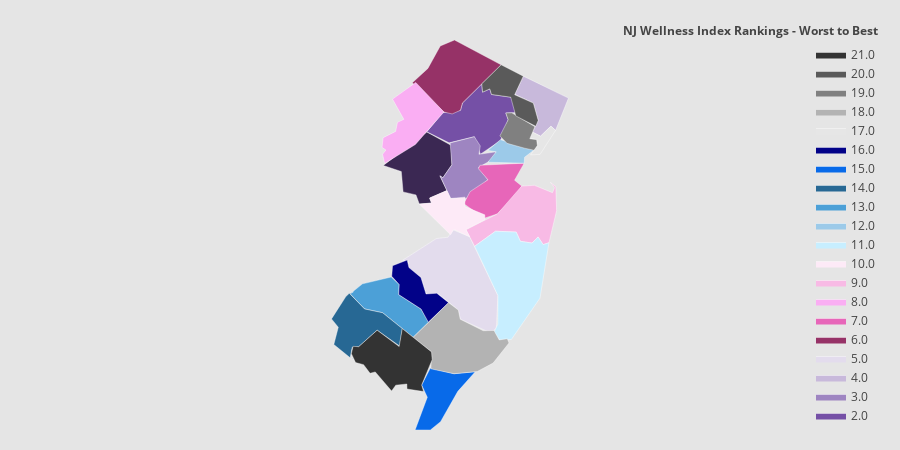

Notebook code for this chart:
### Code cell
df_sample_r = ranking_data[ranking_data['State'] == 'New Jersey']

values = df_sample_r['County Rank'].tolist()
fips = df_sample_r['FIPS'].tolist()
endpts = list(np.mgrid[min(values):max(values)])

colorscale = ["#3B2853","#7550A6","#9E85C1","#C8B9DB","#E3DCED",
              "#963267","#E766B9","#FAAEF3","#F8BAE5","#FDEAF7",
              "#C7EEFF","#9CCAE9","#4CA0D7","#276894","#086AE9",
              "#020288","#E6E6E6","#B3B3B3","#808080","#5A5A5A",
              "#333333","#333333","#333333"]


fig = ff.create_choropleth(
    fips=fips, values=values, scope=['County Rank'], show_state_data=True,
    colorscale=colorscale, round_legend_values=True,
    plot_bgcolor='rgb(229,229,229)',
    paper_bgcolor='rgb(229,229,229)',
    legend_title='NJ Wellness Index Rankings - Worst to Best',
    county_outline={'color': 'rgb(255,255,255)', 'width': 0.4},
    exponent_format=False,
)
fig.layout.template = None
fig.show()

### Figure 1 — Plotly figure (JSON) as saved in the notebook; plotly's stock layout.template omitted (floating-point values rounded to 4 significant figures)
{"data": [{"fill": "toself", "fillcolor": "#3B2853", "hoverinfo": "none", "line": {"color": "rgb(255,255,255)", "width": 0.4}, "mode": "lines", "name": "1.0", "type": "scatter", "x": [-75.2, -74.89, -74.72, -74.71, -74.78, -74.8, -74.75, -74.87, -74.86, -74.94, -74.97, -75.06, -75.07, -75.2, null], "y": [40.58, 40.79, 40.7, 40.58, 40.5, 40.52, 40.42, 40.38, 40.35, 40.34, 40.4, 40.42, 40.54, 40.58, null]}, {"fill": "toself", "fillcolor": "#7550A6", "hoverinfo": "none", "line": {"color": "rgb(255,255,255)", "width": 0.4}, "mode": "lines", "name": "2.0", "type": "scatter", "x": [-74.89, -74.78, -74.65, -74.64, -74.5, -74.5, -74.45, -74.44, -74.3, -74.28, -74.27, -74.33, -74.32, -74.37, -74.51, -74.56, -74.73, -74.89, null], "y": [40.79, 40.91, 40.92, 40.97, 41.09, 41.03, 41.05, 41.02, 41.0, 40.97, 40.91, 40.91, 40.86, 40.73, 40.65, 40.76, 40.72, 40.79, null]}, {"fill": "toself", "fillcolor": "#9E85C1", "hoverinfo": "none", "line": {"color": "rgb(255,255,255)", "width": 0.4}, "mode": "lines", "name": "3.0", "type": "scatter", "x": [-74.8, -74.78, -74.71, -74.73, -74.56, -74.51, -74.52, -74.4, -74.43, -74.53, -74.46, -74.61, -74.72, -74.8, null], "y": [40.52, 40.5, 40.58, 40.72, 40.76, 40.7, 40.65, 40.66, 40.62, 40.57, 40.49, 40.38, 40.38, 40.52, null]}, {"fill": "toself", "fillcolor": "#C8B9DB", "hoverinfo": "none", "line": {"color": "rgb(255,255,255)", "width": 0.4}, "mode": "lines", "name": "4.0", "type": "scatter", "x": [-74.27, -74.21, -73.89, -73.98, -74.02, -74.09, -74.15, -74.11, -74.14, -74.27, null], "y": [41.02, 41.13, 41.0, 40.8, 40.82, 40.76, 40.79, 40.86, 40.97, 41.02, null]}, {"fill": "toself", "fillcolor": "#E3DCED", "hoverinfo": "none", "line": {"color": "rgb(255,255,255)", "width": 0.4}, "mode": "lines", "name": "5.0", "type": "scatter", "x": [-75.06, -74.82, -74.74, -74.71, -74.59, -74.39, -74.4, -74.44, -74.65, -74.67, -74.81, -74.89, -74.93, -75.02, -75.02, -75.06, null], "y": [39.99, 40.13, 40.14, 40.18, 40.14, 39.77, 39.57, 39.54, 39.63, 39.68, 39.78, 39.78, 39.89, 39.95, 39.99, 39.99, null]}, {"fill": "toself", "fillcolor": "#963267", "hoverinfo": "none", "line": {"color": "rgb(255,255,255)", "width": 0.4}, "mode": "lines", "name": "6.0", "type": "scatter", "x": [-74.99, -74.88, -74.8, -74.69, -74.37, -74.64, -74.65, -74.71, -74.77, -74.99, null], "y": [41.09, 41.18, 41.32, 41.36, 41.2, 40.97, 40.92, 40.9, 40.91, 41.09, null]}, {"fill": "toself", "fillcolor": "#E766B9", "hoverinfo": "none", "line": {"color": "rgb(255,255,255)", "width": 0.4}, "mode": "lines", "name": "7.0", "type": "scatter", "x": [-74.63, -74.59, -74.46, -74.53, -74.52, -74.21, -74.27, -74.22, -74.25, -74.39, -74.48, -74.63, null], "y": [40.34, 40.42, 40.49, 40.56, 40.58, 40.59, 40.49, 40.45, 40.41, 40.28, 40.25, 40.34, null]}, {"fill": "toself", "fillcolor": "#FAAEF3", "hoverinfo": "none", "line": {"color": "rgb(255,255,255)", "width": 0.4}, "mode": "lines", "name": "8.0", "type": "scatter", "x": [-75.2, -75.2, -75.11, -75.1, -75.05, -75.13, -74.97, -74.77, -74.97, -75.19, -75.2, -75.18, -75.2, null], "y": [40.69, 40.75, 40.79, 40.85, 40.87, 40.99, 41.09, 40.91, 40.71, 40.59, 40.65, 40.68, 40.69, null]}, {"fill": "toself", "fillcolor": "#F8BAE5", "hoverinfo": "none", "line": {"color": "rgb(255,255,255)", "width": 0.4}, "mode": "lines", "name": "9.0", "type": "scatter", "x": [-74.61, -74.39, -74.22, -74.13, -74.01, -73.99, -74.02, -73.98, -73.98, -74.03, -74.07, -74.11, -74.15, -74.23, -74.26, -74.41, -74.55, -74.61, null], "y": [40.18, 40.28, 40.45, 40.46, 40.41, 40.44, 40.48, 40.45, 40.3, 40.1, 40.09, 40.14, 40.1, 40.11, 40.17, 40.17, 40.08, 40.18, null]}, {"fill": "toself", "fillcolor": "#FDEAF7", "hoverinfo": "none", "line": {"color": "rgb(255,255,255)", "width": 0.4}, "mode": "lines", "name": "10.0", "type": "scatter", "x": [-74.94, -74.86, -74.87, -74.75, -74.72, -74.62, -74.62, -74.48, -74.48, -74.61, -74.59, -74.7, -74.72, -74.94, null], "y": [40.34, 40.35, 40.38, 40.42, 40.38, 40.38, 40.32, 40.27, 40.24, 40.18, 40.14, 40.18, 40.15, 40.34, null]}, {"fill": "toself", "fillcolor": "#C7EEFF", "hoverinfo": "none", "line": {"color": "rgb(255,255,255)", "width": 0.4}, "mode": "lines", "name": "11.0", "type": "scatter", "x": [-74.55, -74.41, -74.26, -74.23, -74.15, -74.11, -74.07, -74.03, -74.09, -74.29, -74.38, -74.42, -74.39, -74.39, -74.55, null], "y": [40.08, 40.17, 40.17, 40.11, 40.1, 40.14, 40.09, 40.1, 39.76, 39.5, 39.5, 39.55, 39.6, 39.77, 40.08, null]}, {"fill": "toself", "fillcolor": "#9CCAE9", "hoverinfo": "none", "line": {"color": "rgb(255,255,255)", "width": 0.4}, "mode": "lines", "name": "12.0", "type": "scatter", "x": [-74.46, -74.4, -74.46, -74.37, -74.14, -74.2, -74.21, -74.46, null], "y": [40.6, 40.66, 40.67, 40.74, 40.68, 40.63, 40.59, 40.6, null]}, {"fill": "toself", "fillcolor": "#4CA0D7", "hoverinfo": "none", "line": {"color": "rgb(255,255,255)", "width": 0.4}, "mode": "lines", "name": "13.0", "type": "scatter", "x": [-75.43, -75.34, -75.14, -75.08, -75.09, -74.93, -74.88, -74.99, -75.2, -75.33, -75.43, null], "y": [39.78, 39.85, 39.89, 39.84, 39.78, 39.69, 39.61, 39.51, 39.67, 39.69, 39.78, null]}, {"fill": "toself", "fillcolor": "#276894", "hoverinfo": "none", "line": {"color": "rgb(255,255,255)", "width": 0.4}, "mode": "lines", "name": "14.0", "type": "scatter", "x": [-75.41, -75.41, -75.41, -75.41, -75.41, null, -75.56, -75.46, -75.44, -75.41, -75.43, -75.33, -75.2, -75.06, -75.08, -75.24, -75.37, -75.41, -75.43, -75.54, -75.51, -75.56, null], "y": [39.38, 39.39, 39.38, 39.38, 39.38, null, 39.63, 39.77, 39.78, 39.8, 39.78, 39.69, 39.67, 39.57, 39.46, 39.56, 39.46, 39.45, 39.39, 39.47, 39.58, 39.63, null]}, {"fill": "toself", "fillcolor": "#086AE9", "hoverinfo": "none", "line": {"color": "rgb(255,255,255)", "width": 0.4}, "mode": "lines", "name": "15.0", "type": "scatter", "x": [-74.97, -74.89, -74.93, -74.86, -74.7, -74.55, -74.67, -74.79, -74.86, -74.97, null], "y": [38.94, 39.14, 39.22, 39.32, 39.29, 39.3, 39.18, 38.99, 38.94, 38.94, null]}, {"fill": "toself", "fillcolor": "#020288", "hoverinfo": "none", "line": {"color": "rgb(255,255,255)", "width": 0.4}, "mode": "lines", "name": "16.0", "type": "scatter", "x": [-75.14, -75.13, -75.03, -75.02, -74.93, -74.89, -74.82, -74.74, -74.88, -74.93, -75.09, -75.08, -75.14, null], "y": [39.89, 39.96, 39.99, 39.95, 39.89, 39.78, 39.79, 39.73, 39.61, 39.69, 39.78, 39.84, 39.89, null]}, {"fill": "toself", "fillcolor": "#E6E6E6", "hoverinfo": "none", "line": {"color": "rgb(255,255,255)", "width": 0.4}, "mode": "lines", "name": "17.0", "type": "scatter", "x": [-74.17, -74.15, -74.09, -74.02, -73.98, -74.09, -74.16, -74.11, -74.12, -74.17, null], "y": [40.75, 40.79, 40.76, 40.82, 40.8, 40.65, 40.65, 40.7, 40.74, 40.75, null]}, {"fill": "toself", "fillcolor": "#B3B3B3", "hoverinfo": "none", "line": {"color": "rgb(255,255,255)", "width": 0.4}, "mode": "lines", "name": "18.0", "type": "scatter", "x": [-74.99, -74.74, -74.67, -74.65, -74.49, -74.42, -74.38, -74.32, -74.31, -74.42, -74.53, -74.7, -74.86, -74.86, -74.99, null], "y": [39.51, 39.73, 39.68, 39.63, 39.56, 39.56, 39.5, 39.51, 39.48, 39.36, 39.3, 39.29, 39.32, 39.42, 39.51, null]}, {"fill": "toself", "fillcolor": "#808080", "hoverinfo": "none", "line": {"color": "rgb(255,255,255)", "width": 0.4}, "mode": "lines", "name": "19.0", "type": "scatter", "x": [-74.38, -74.32, -74.33, -74.29, -74.13, -74.17, -74.12, -74.11, -74.14, -74.2, -74.33, -74.38, null], "y": [40.76, 40.86, 40.91, 40.91, 40.82, 40.75, 40.74, 40.7, 40.67, 40.69, 40.72, 40.76, null]}, {"fill": "toself", "fillcolor": "#5A5A5A", "hoverinfo": "none", "line": {"color": "rgb(255,255,255)", "width": 0.4}, "mode": "lines", "name": "20.0", "type": "scatter", "x": [-74.5, -74.37, -74.21, -74.27, -74.14, -74.11, -74.12, -74.26, -74.3, -74.44, -74.45, -74.5, -74.5, null], "y": [41.09, 41.2, 41.13, 41.02, 40.97, 40.86, 40.82, 40.89, 41.0, 41.02, 41.05, 41.03, 41.09, null]}, {"fill": "toself", "fillcolor": "#333333", "hoverinfo": "none", "line": {"color": "rgb(255,255,255)", "width": 0.4}, "mode": "lines", "name": "21.0", "type": "scatter", "x": [-75.42, -75.41, -75.37, -75.24, -75.08, -75.06, -74.86, -74.85, -74.93, -74.91, -75.03, -75.03, -75.11, -75.14, -75.25, -75.29, -75.33, -75.39, -75.42, null], "y": [39.41, 39.46, 39.46, 39.56, 39.46, 39.57, 39.42, 39.38, 39.22, 39.18, 39.19, 39.23, 39.22, 39.18, 39.3, 39.29, 39.35, 39.36, 39.41, null]}, {"hoverinfo": "text", "legendgroup": "centroids", "marker": {"color": "white", "opacity": 0}, "mode": "markers", "name": "US Counties", "selected": {"marker": {"color": "white", "opacity": 1, "size": 3}}, "showlegend": false, "text": ["County: Salem<br>State: New Jersey<br>FIPS: 34033<br>Value: 14.0", "County: Salem<br>State: New Jersey<br>FIPS: 34033<br>Value: 14.0", "County: Hunterdon<br>State: New Jersey<br>FIPS: 34019<br>Value: 1.0", "County: Morris<br>State: New Jersey<br>FIPS: 34027<br>Value: 2.0", "County: Somerset<br>State: New Jersey<br>FIPS: 34035<br>Value: 3.0", "County: Bergen<br>State: New Jersey<br>FIPS: 34003<br>Value: 4.0", "County: Burlington<br>State: New Jersey<br>FIPS: 34005<br>Value: 5.0", "County: Sussex<br>State: New Jersey<br>FIPS: 34037<br>Value: 6.0", "County: Middlesex<br>State: New Jersey<br>FIPS: 34023<br>Value: 7.0", "County: Warren<br>State: New Jersey<br>FIPS: 34041<br>Value: 8.0", "County: Monmouth<br>State: New Jersey<br>FIPS: 34025<br>Value: 9.0", "County: Mercer<br>State: New Jersey<br>FIPS: 34021<br>Value: 10.0", "County: Ocean<br>State: New Jersey<br>FIPS: 34029<br>Value: 11.0", "County: Union<br>State: New Jersey<br>FIPS: 34039<br>Value: 12.0", "County: Gloucester<br>State: New Jersey<br>FIPS: 34015<br>Value: 13.0", "County: Cape May<br>State: New Jersey<br>FIPS: 34009<br>Value: 15.0", "County: Camden<br>State: New Jersey<br>FIPS: 34007<br>Value: 16.0", "County: Hudson<br>State: New Jersey<br>FIPS: 34017<br>Value: 17.0", "County: Atlantic<br>State: New Jersey<br>FIPS: 34001<br>Value: 18.0", "County: Essex<br>State: New Jersey<br>FIPS: 34013<br>Value: 19.0", "County: Passaic<br>State: New Jersey<br>FIPS: 34031<br>Value: 20.0", "County: Cumberland<br>State: New Jersey<br>FIPS: 34011<br>Value: 21.0"], "type": "scatter", "unselected": {"marker": {"opacity": 0}}, "x": [[-75.41], [-75.35], -74.91, -74.54, -74.62, -74.07, -74.67, -74.69, -74.41, -75.0, -74.22, -74.7, -74.28, -74.31, -75.14, -74.8, -74.96, -74.08, -74.66, -74.25, -74.3, -75.11], "y": [[39.38], [39.59], 40.57, 40.86, 40.56, 40.96, 39.88, 41.14, 40.44, 40.86, 40.26, 40.28, 39.89, 40.66, 39.72, 39.15, 39.8, 40.73, 39.48, 40.79, 41.03, 39.37]}, {"hoverinfo": "text", "legendgroup": "States", "line": {"color": "rgb(240, 240, 240)", "width": 1}, "mode": "lines", "showlegend": false, "type": "scatter", "x": [], "y": []}], "layout": {"annotations": [{"showarrow": false, "text": "<b>NJ Wellness Index Rankings - Worst to Best</b>", "x": 1, "xanchor": "right", "xref": "paper", "y": 1.05, "yref": "paper"}], "dragmode": "select", "height": 450, "hovermode": "closest", "legend": {"traceorder": "reversed", "x": 1, "xanchor": "right", "y": 1, "yanchor": "top"}, "margin": {"b": 20, "l": 20, "r": 20, "t": 40}, "paper_bgcolor": "rgb(229,229,229)", "plot_bgcolor": "rgb(229,229,229)", "width": 900, "xaxis": {"autorange": false, "fixedrange": true, "range": [-77.75, -71.71], "showgrid": false, "showticklabels": false, "zeroline": false}, "yaxis": {"autorange": false, "fixedrange": true, "range": [38.94, 41.36], "showgrid": false, "showticklabels": false, "zeroline": false}}}
